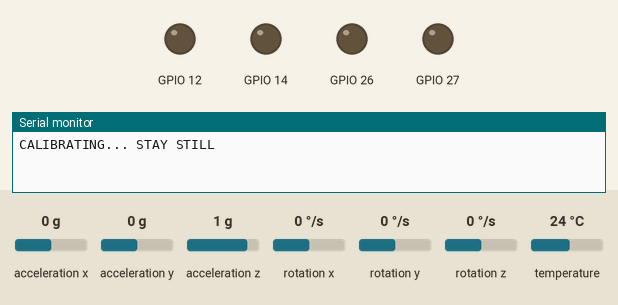
Simulated run of this sketch. Board: ESP32. On the bench: output pins drawn as LEDs (lit = HIGH), the last lines printed to the serial monitor. Inputs (shaded band) come from the test bench; at power-on: rotation x 0 °/s, acceleration x 0 g, acceleration y 0 g, acceleration z 1 g, rotation y 0 °/s, rotation z 0 °/s, temperature 24 °C.

Above: at 0.1 s.
At 3.6 s:
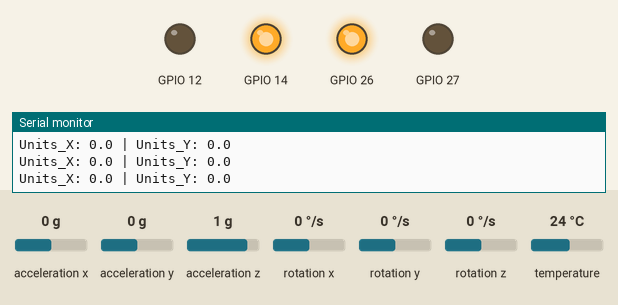
3.7 s: rotation x set to -192 °/s
Timing chart, 0 to 6.7 s (numbered marks = the images above; inputs shaded):
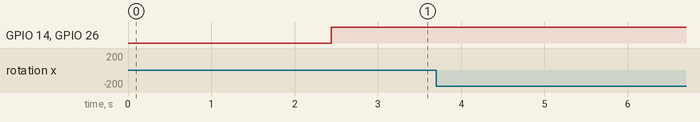

The sketch:

GYROtEST.ino
```cpp
#include <Adafruit_MPU6050.h>
#include <Adafruit_Sensor.h>
#include <Wire.h>

Adafruit_MPU6050 mpu;

// --- CONFIG ---
const float METERS_PER_UNIT = 0.1524;
const float TILT_LIMIT = 0.85;
const float ACCEL_DEADZONE = 0.35;

float posX = 0, posY = 0, velX = 0, velY = 0;
float offsetX = 0, offsetY = 0;
unsigned long lastTime;

void setup() {
  Serial.begin(115200);
  Wire.begin(23, 22);
  if (!mpu.begin()) { while (1) yield(); }

  mpu.setAccelerometerRange(MPU6050_RANGE_2_G);
  mpu.setFilterBandwidth(MPU6050_BAND_44_HZ);

  Serial.println("CALIBRATING... STAY STILL");
  delay(1000);
  for(int i = 0; i < 200; i++) {
    sensors_event_t a, g, temp;
    mpu.getEvent(&a, &g, &temp);
    // We calibrate based on how the sensor is actually oriented
    offsetX += a.acceleration.y; // Swapping here too
    offsetY += a.acceleration.x;
    delay(5);
  }
  offsetX /= 200; offsetY /= 200;

  pinMode(26, OUTPUT); pinMode(27, OUTPUT);
  pinMode(14, OUTPUT); pinMode(12, OUTPUT);

  lastTime = millis();
}

void loop() {
  sensors_event_t a, g, temp;
  mpu.getEvent(&a, &g, &temp);

  unsigned long currentTime = millis();
  float dt = (currentTime - lastTime) / 1000.0;
  lastTime = currentTime;

  // 1. TILT CHECK
  bool extremeTilt = (abs(g.gyro.x) > TILT_LIMIT || abs(g.gyro.y) > TILT_LIMIT);

  if (!extremeTilt) {
    // 2. SWAP X AND Y HERE
    // We assign sensor Y to our code's X, and sensor X to our code's Y
    float cleanX = a.acceleration.y - offsetX;
    float cleanY = a.acceleration.x - offsetY;

    float filterX = (abs(cleanX) < ACCEL_DEADZONE) ? 0 : cleanX;
    float filterY = (abs(cleanY) < ACCEL_DEADZONE) ? 0 : cleanY;

    // Friction logic (stops the "race")
    if (filterX == 0) velX *= 0.8; else velX += filterX * dt;
    if (filterY == 0) velY *= 0.8; else velY += filterY * dt;

    posX += velX * dt;
    posY += velY * dt;
  } else {
    velX = 0; velY = 0; // Freeze on tilt
  }

  // 3. CONVERT TO 0.5 UNITS
  float displayX = round((posX / METERS_PER_UNIT) * 2.0) / 2.0;
  float displayY = round((posY / METERS_PER_UNIT) * 2.0) / 2.0;

  Serial.print("Units_X: "); Serial.print(displayX, 1);
  Serial.print(" | Units_Y: "); Serial.print(displayY, 1);
  if (extremeTilt) Serial.print(" [TILT]");
  Serial.println();

  // --- MOVEMENT CONTROL ---
  if (displayX < 1.0) {
    digitalWrite(26, HIGH); digitalWrite(27, LOW);
    digitalWrite(14, HIGH); digitalWrite(12, LOW);
  } else {
    digitalWrite(26, LOW); digitalWrite(27, LOW);
    digitalWrite(14, LOW); digitalWrite(12, LOW);
  }

  delay(20);
}
```
